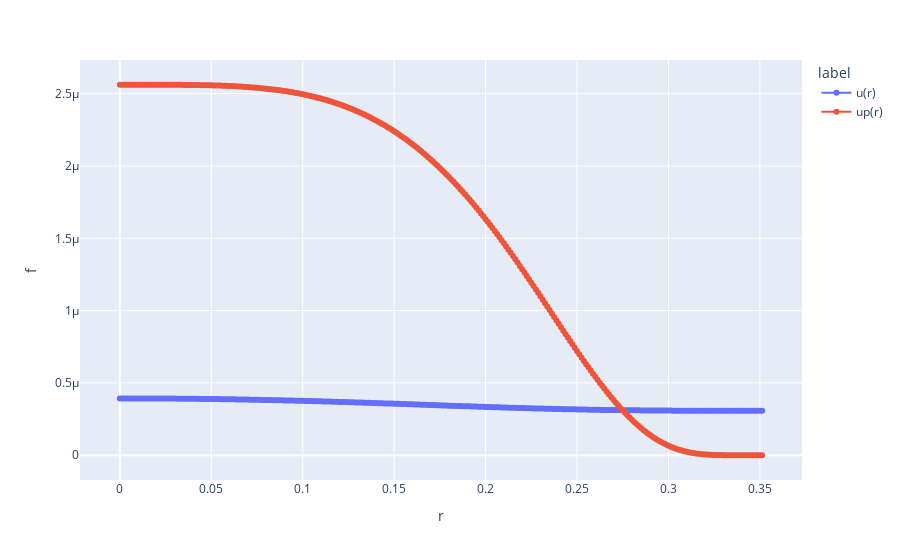
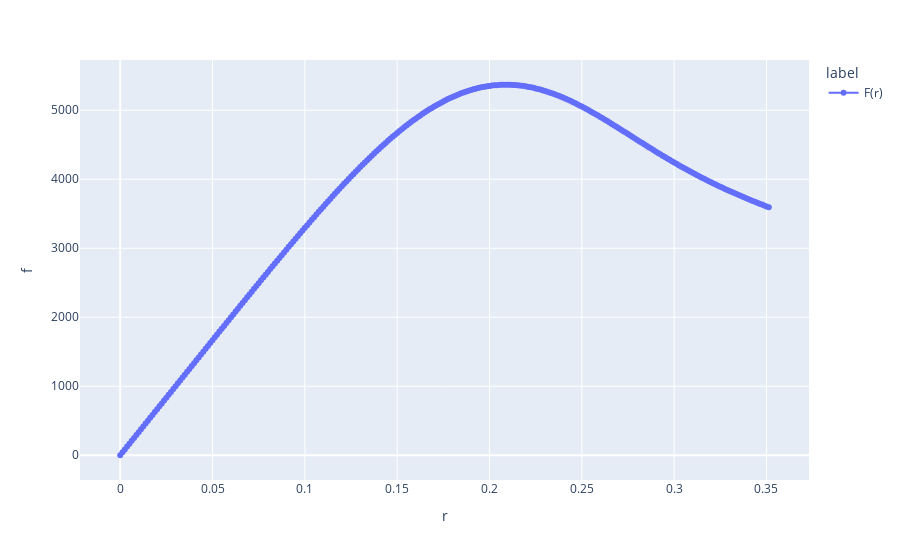

Notebook code for these charts, in order:
### Code cell
import plotly.express as px
import pandas as pd

RungeKutta = RungeKutta4
y0 = get_y0(khi_solution)
print(f"khi = {khi_solution}, h = {h_solution}")
rvals, yvals, Fvals = RungeKutta(du, dF, r0, y0, z0, h_solution, rTarget)
upvals = [up_r(ri) for ri in rvals]

df1 = pd.DataFrame({"r": rvals, "f": yvals, "label": ["u(r)"] * len(rvals) })
df2 = pd.DataFrame({"r": rvals, "f": Fvals, "label": ["F(r)"] * len(rvals)})
df3 = pd.DataFrame({"r": rvals, "f": upvals, "label": ["up(r)"] * len(rvals)})

df = pd.concat([df1, df3])
fig2 = px.line(df, x="r", y="f", color="label", title="", markers = True)
fig2.show()

fig1 = px.line(df2, x="r", y="f", color="label", title="", markers = True)
fig1.show()

### Figure 1 — Plotly figure (JSON) as saved in the notebook; plotly's stock layout.template omitted (floating-point values rounded to 4 significant figures; data arrays with more than 128 entries replaced by an {"elided": "..."} marker saying what was removed)
{"data": [{"hovertemplate": "label=u(r)<br>r=%{x}<br>f=%{y}<extra></extra>", "legendgroup": "u(r)", "line": {"color": "#636efa", "dash": "solid"}, "marker": {"symbol": "circle"}, "mode": "lines+markers", "name": "u(r)", "orientation": "v", "showlegend": true, "type": "scatter", "x": {"elided": "282 float values"}, "xaxis": "x", "y": {"elided": "282 float values"}, "yaxis": "y"}, {"hovertemplate": "label=up(r)<br>r=%{x}<br>f=%{y}<extra></extra>", "legendgroup": "up(r)", "line": {"color": "#EF553B", "dash": "solid"}, "marker": {"symbol": "circle"}, "mode": "lines+markers", "name": "up(r)", "orientation": "v", "showlegend": true, "type": "scatter", "x": {"elided": "282 float values"}, "xaxis": "x", "y": {"elided": "282 float values"}, "yaxis": "y"}], "layout": {"legend": {"title": {"text": "label"}, "tracegroupgap": 0}, "margin": {"t": 60}, "xaxis": {"anchor": "y", "domain": [0, 1], "title": {"text": "r"}}, "yaxis": {"anchor": "x", "domain": [0, 1], "title": {"text": "f"}}}}

### Figure 2 — Plotly figure (JSON) as saved in the notebook; plotly's stock layout.template omitted (floating-point values rounded to 4 significant figures; data arrays with more than 128 entries replaced by an {"elided": "..."} marker saying what was removed)
{"data": [{"hovertemplate": "label=F(r)<br>r=%{x}<br>f=%{y}<extra></extra>", "legendgroup": "F(r)", "line": {"color": "#636efa", "dash": "solid"}, "marker": {"symbol": "circle"}, "mode": "lines+markers", "name": "F(r)", "orientation": "v", "showlegend": true, "type": "scatter", "x": {"elided": "282 float values"}, "xaxis": "x", "y": {"elided": "282 float values"}, "yaxis": "y"}], "layout": {"legend": {"title": {"text": "label"}, "tracegroupgap": 0}, "margin": {"t": 60}, "xaxis": {"anchor": "y", "domain": [0, 1], "title": {"text": "r"}}, "yaxis": {"anchor": "x", "domain": [0, 1], "title": {"text": "f"}}}}
